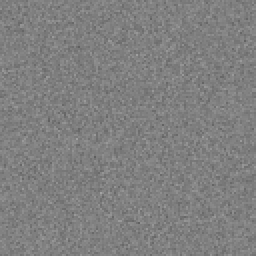
%> input picture encryption/Digital-image-watermarking-using-DWT-and-chaotic-maps/ency.png, 128 x 128 px, shrunk from 1024 x 1024 before the run (shown 2 times larger)
$ octave --eval "result = decrypt;"   (GNU Octave 9; MATLAB toolbox functions it lacks are replaced by stand-ins)
%> lines starting %> are read from the running program, lines starting %| are printed output that depends on the picture
### encryption/Digital-image-watermarking-using-DWT-and-chaotic-maps/generateKeys.m
function [lfsrKey, chaoticKey] = generateKeys(chSeed, mu, lfSeed, m, n, ~)
disp('making Encryption Keys ... this may take some time');
disp('progress :      ');

totalSteps = m*n;
thisStep = 0;
progressStep = 0.01*totalSteps;

lfPrev = lfSeed;
chPrev = chSeed;

lfsrKey = uint8(zeros(m, n));
chaoticKey = uint8(zeros(m, n));

for i=1:m
    for j=1:n

            %Chaotic Sequence
            chPrev = mu * chPrev * (1-chPrev);
            chaoticKey(i, j) = 255 * chPrev;

            %LFSR Sequence
            tmpBit = num2str(xor(str2double(lfPrev(1)), xor(str2double(lfPrev(5)), xor(str2double(lfPrev(6)), str2double(lfPrev(7))))));
            lfPrev = strcat(lfPrev(2:8), tmpBit);
            lfsrKey (i, j) = bin2dec(lfPrev);

            % display the Progress made
            if mod(thisStep, progressStep) == 0
                fprintf("\b\b\b\b\b\b\b %05.2f%%",(thisStep*100 / totalSteps));
            end
            thisStep = thisStep + 1;

    end
end

end

### encryption/Digital-image-watermarking-using-DWT-and-chaotic-maps/decrypt.m
function output = decrypt()

clc; clear all; close all;

img = imread('F:\encryption\Digital-image-watermarking-using-DWT-and-chaotic-maps\ency.png');
%> img is the input picture: size 128x128 uint8; min 95, max 164, mean 127.5
[m, n, o] = size(img);
%> m = 128; n = 128; o = 1

% initial values
mu = 3.985;
chSeed = 0.85986;
lfSeed = '11001011';
%-------------------

%create keys and combine them
[lfKey, chKey] = generateKeys(chSeed, mu, lfSeed, m, n, o);
%> after the loop in generateKeys, `for i=1:m`:
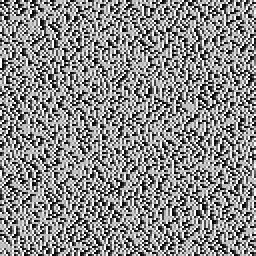
%> chaoticKey: size 128x128 uint8 (shown 2 times larger); min 4, max 254, mean 139
%> after the loop in generateKeys, `for i=1:m`:
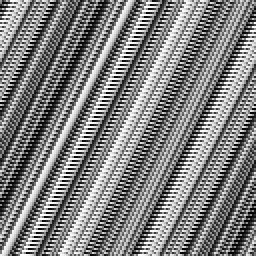
%> lfsrKey: size 128x128 uint8 (shown 2 times larger); min 1, max 255, mean 128.1
%> (the run ends here)
